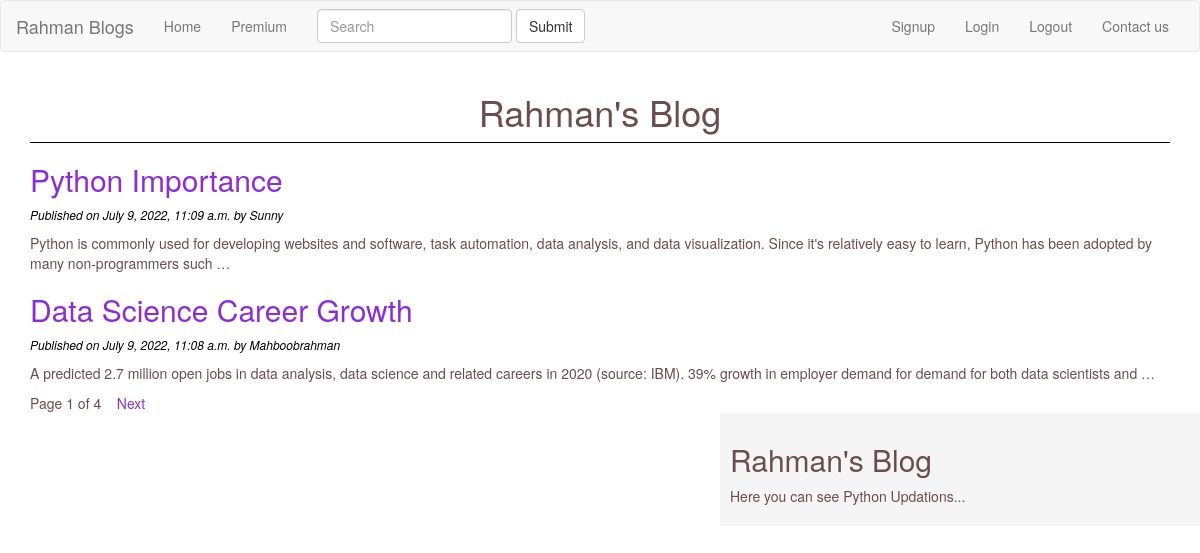
The page / on the database its author committed.
### blog/models.py (models this page shows)
class Post(models.Model):
    STATUS_CHOICES=(('draft','Draft'),('published','Published'))
    title=models.CharField(max_length=256)
    slug=models.SlugField(max_length=264,unique_for_date='publish')
    author=models.ForeignKey(User,related_name='blog_posts')
    body=models.TextField(max_length=1000)
    publish=models.DateTimeField(default=timezone.now)
    created=models.DateField(auto_now_add=True)
    updated=models.DateTimeField(auto_now=True)
    status=models.CharField(max_length=10,choices=STATUS_CHOICES,default='draft')
    class Meta:
        ordering=('-publish',)

### blog/views.py (the view)
# urls.py: url(r'^$',views.post_list_view),
def post_list_view(request):
    post_list=Post.objects.all()
    paginator=Paginator(post_list,2)
    page_number=request.GET.get('page')
    try:
        post_list=paginator.page(page_number)
    except PageNotAnInteger:
        post_list=paginator.page(1)
    except EmptyPage:
        post_list=paginator.page(paginator.num_pages)
    return render(request,'blog/post_list.html',{'post_list':post_list})

### templates/blog/post_list.html (shortened to what this page needs)
{%extends "blog/base.html"%}
   {%block content%}
      <h1>Rahman's Blog</h1>
      {%for post in post_list%}
           <a href="{{post.get_absolute_url}}"><h2>{{post.title}}</h2></a>
           <p id="date">Published on {{post.publish}} by {{post.author | title}}</p>
           {{post.body | truncatewords:30 | linebreaks}}
      {%endfor%}
      {%include 'blog/pagination.html' with page=post_list%}
{%endblock%}

### templates/blog/base.html (shortened to what this page needs)
<!DOCTYPE html>
{%load staticfiles%}
<html lang="en">
<head>
    <link rel="stylesheet" href="https://cdn.jsdelivr.net/npm/bootstrap@3.3.7/dist/css/bootstrap.min.css">
    <link rel="stylesheet" href='{%static "css/vlogs.css"%}'>
</head>
<body>
    <nav class="navbar navbar-default">
        <div class="container-fluid">
          <div class="navbar-header">
            <a class="navbar-brand" href="/">Rahman Blogs</a>
          </div>
          <div class="collapse navbar-collapse" id="bs-example-navbar-collapse-1">
            <ul class="nav navbar-nav">
              <li class=""><a href="/">Home <span class="sr-only">(current)</span></a></li>
              <li><a href="/premium">Premium</a></li>
            </ul>
            <form class="navbar-form navbar-left">
              <div class="form-group">
                <input type="text" class="form-control" placeholder="Search">
              </div>
              <button type="submit" class="btn btn-default">Submit</button>
            </form>
            <ul class="nav navbar-nav navbar-right">
              <li><a href="/signup">Signup</a></li>
              <li><a href="/accounts/login">Login</a></li>
              <li><a href="/logout">Logout</a></li>
              <li><a href="/contact">Contact us</a></li>
            </ul>
          </div>
        </div>
      </nav>
    <div class="container">
        {%block content%}{%endblock%}
    </div>
    <div class='sidebar'>
        <h2>Rahman's Blog</h2>
        <p>Here you can see Python Updations...</p>
    </div>
</body>
</html>

### templates/blog/pagination.html (shortened to what this page needs)
<div class="paginator">
<span> Page {{page.number}} of {{page.paginator.num_pages}} </span>&nbsp&nbsp
    {%if page.has_next%}
<a href="?page={{page.next_page_number}}">Next</a>
    {%endif%}
</div>

### static/css/vlogs.css (style rules this page uses)
.sidebar { width:40%; float:right; padding: 10px; background: whitesmoke; height: 100%; }
h1 { text-align: center; border-bottom: 1px solid rgb(0, 0, 0); padding-bottom: 10px; }
body { color:rgb(107, 77, 77); background-color:white; }
#date { color: black; font-size: 12px; font-style: italic; }
a { color:blueviolet; }

### rows shown on the page
Post: title "Python Importance", publish "July 9, 2022, 11:09 a.m.", author "Sunny", body "Python is commonly used for developing websites and software, task automation, data analysis, and data visualization. Since it's relatively easy to learn, Python has been adopted by many non-programmers such …"
Post: title "Data Science Career Growth", publish "July 9, 2022, 11:08 a.m.", author "Mahboobrahman", body "A predicted 2.7 million open jobs in data analysis, data science and related careers in 2020 (source: IBM). 39% growth in employer demand for demand for both data scientists and …"

### other values the page prints
{{ page.number }} "1"
{{ page.paginator.num_pages }} "4"
